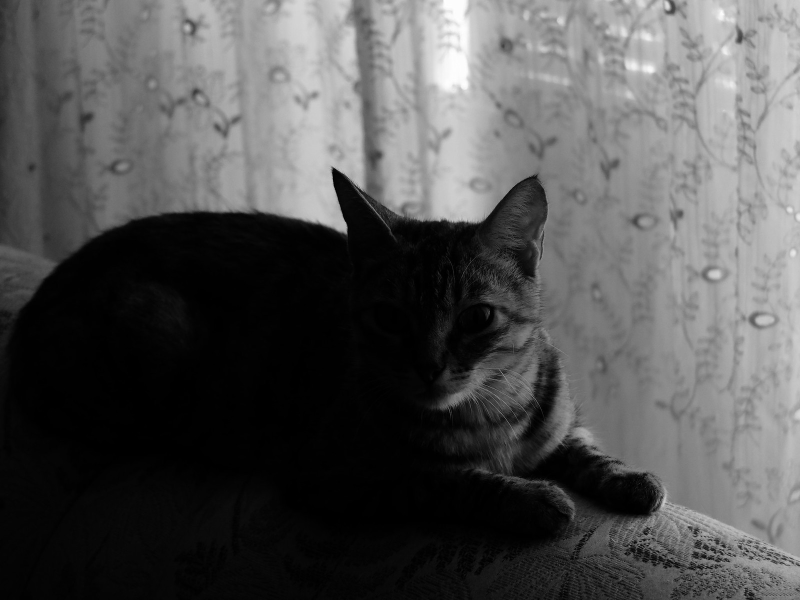
#> input picture 數位影像處理(李明穗)/hw1/SampleImage/sample2.png, 800 x 600 px, found by its file name
$ python 1_e.py
#> lines starting #> are read from the running program, lines starting #| are printed output that depends on the picture
import numpy as np
import cv2
import matplotlib.pyplot as plt


def solve(name1,name2,name3):
#> called with name1 = 'sample2.png', name2 = 'result8.png', name3 = 'result8_hist.png'
    img = cv2.imread(name1,cv2.IMREAD_GRAYSCALE)
#> img is the input picture: shape (600, 800); min 0, max 254, mean 82.8
    img=np.pad(img, (1,1), 'constant', constant_values=(0, 0))
#> img: shape (602, 802)
    img2=np.zeros((600,800),dtype=int)
    for y in range(1,img.shape[0]-1):
        for x in range(1,img.shape[1]-1):
            mask=np.array([img[y-1:y+2,x-1:x+2]],dtype=int)
            img2[y-1][x-1]=mask[mask<=img[y][x]].size/mask.size*255
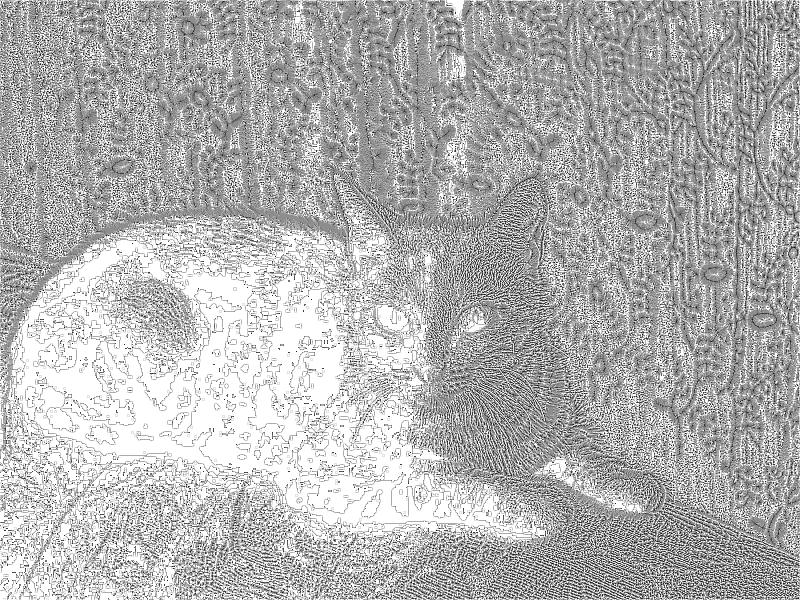
#> img2: shape (600, 800) int64; min 28, max 255, mean 178.3
    img2 = img2.astype(np.uint8)
    cv2.imwrite(name2,img2)

    plt.hist(img2.flatten(),bins =  [x for x in range(256)])
    plt.show()
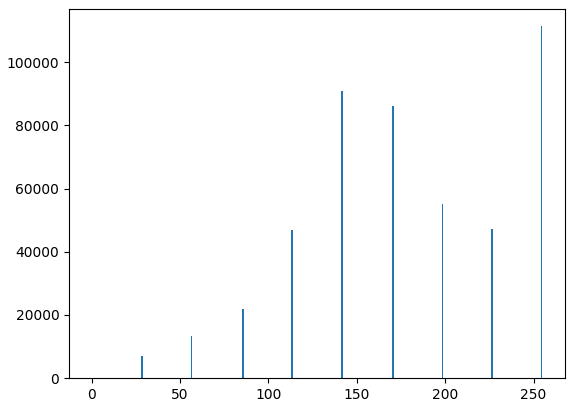
#> figure drawn by matplotlib, 1 panel; tallest bar 111376 high, from x = 254 to 255
    plt.savefig(name3)
    plt.clf()

solve("sample2.png","result8.png","result8_hist.png")
solve("result3.png","result9.png","result9_hist.png")
#> call 2 of solve, with name1 = 'result3.png', name2 = 'result9.png', name3 = 'result9_hist.png'
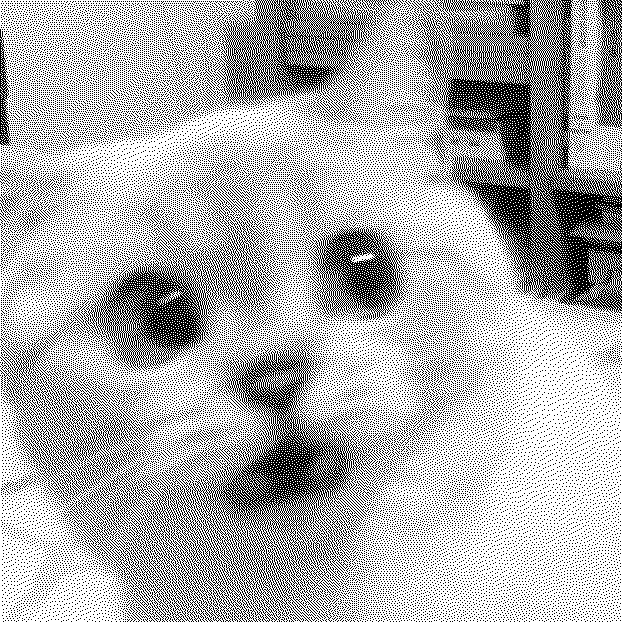
#> input picture 數位影像處理(李明穗)/hw4/result3.png, 622 x 622 px, found by its file name
#> in solve (call 2), `img = cv2.imread(name1,cv2.IMREAD_GRAYSCALE)`: img: shape (622, 622); 68.6% white; black in thin lines or dots
#> in solve (call 2), `img=np.pad(img, (1,1), 'constant', constant_values=(0, 0))`:
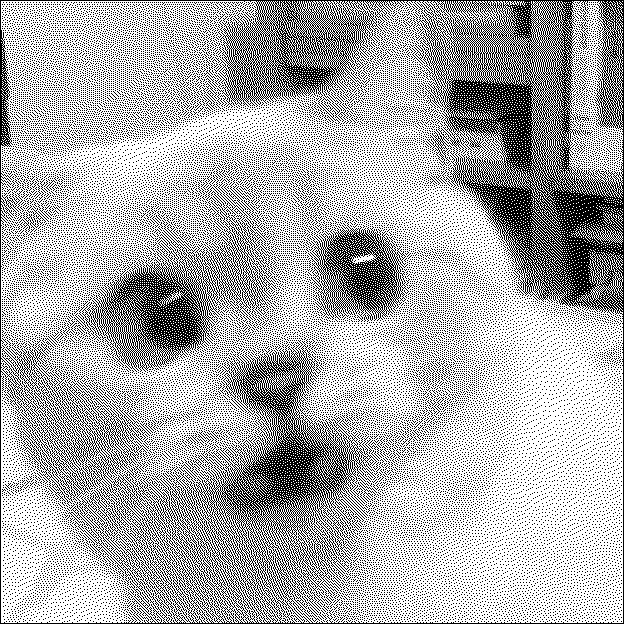
#> img: shape (624, 624); 68.2% white; black in thin lines or dots
#> after the loop in solve, `for y in range(1,img.shape[0]-1):`:
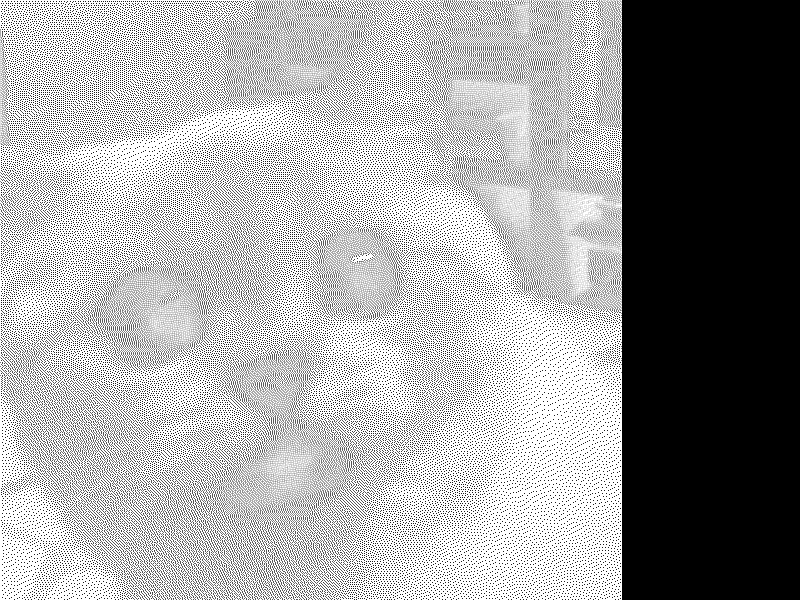
#> img2: shape (600, 800) int64; min 0, max 255, mean 160.2
#> (the run stopped early here; a loop or call above may not have finished)
